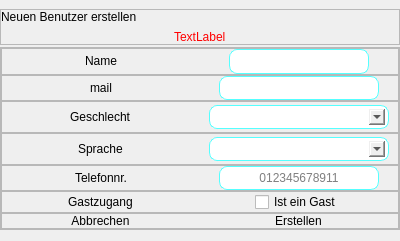
         <widget class="QWidget" name="new_user_page">
          <property name="styleSheet">
           <string notr="true"/>
          </property>
          <layout class="QVBoxLayout" name="verticalLayout_8">
           <property name="spacing">
            <number>2</number>
           </property>
           <property name="leftMargin">
            <number>0</number>
           </property>
           <property name="topMargin">
            <number>9</number>
           </property>
           <property name="rightMargin">
            <number>0</number>
           </property>
           <item>
            <widget class="QFrame" name="newuser_head_frame">
             <property name="frameShape">
              <enum>QFrame::StyledPanel</enum>
             </property>
             <property name="frameShadow">
              <enum>QFrame::Raised</enum>
             </property>
             <layout class="QVBoxLayout" name="verticalLayout_7">
              <property name="leftMargin">
               <number>0</number>
              </property>
              <property name="topMargin">
               <number>0</number>
              </property>
              <property name="rightMargin">
               <number>0</number>
              </property>
              <property name="bottomMargin">
               <number>0</number>
              </property>
              <item alignment="Qt::AlignLeft|Qt::AlignVCenter">
               <widget class="QLabel" name="newuser_head_label">
                <property name="styleSheet">
                 <string notr="true">font: 13pt &quot;Ethnocentric&quot;;</string>
                </property>
                <property name="text">
                 <string>Neuen Benutzer erstellen</string>
                </property>
               </widget>
              </item>
              <item alignment="Qt::AlignHCenter|Qt::AlignVCenter">
               <widget class="QLabel" name="newuser_error_label">
                <property name="styleSheet">
                 <string notr="true">color: rgb(255, 0, 0);</string>
                </property>
                <property name="text">
                 <string>TextLabel</string>
                </property>
               </widget>
              </item>
             </layout>
            </widget>
           </item>
           <item alignment="Qt::AlignHCenter">
            <widget class="QFrame" name="newuser_mainframe">
             <property name="sizePolicy">
              <sizepolicy hsizetype="Expanding" vsizetype="Expanding">
               <horstretch>0</horstretch>
               <verstretch>0</verstretch>
              </sizepolicy>
             </property>
             <property name="minimumSize">
              <size>
               <width>400</width>
               <height>0</height>
              </size>
             </property>
             <property name="styleSheet">
              <string notr="true">
font: 8pt &quot;Ethnocentric&quot;;
QLineEdit{
	border: 1px solid;
	border-color:rgb(85, 255, 255);
	border-radius: 8px;
text-align: center;
}
QComboBox{
	padding: 3px;
	text-align:center;
	margin: 3px;
	border: 1px solid;
	border-color:rgb(85, 255, 255);
	border-radius: 8px;
}</string>
             </property>
             <property name="frameShape">
              <enum>QFrame::StyledPanel</enum>
             </property>
             <property name="frameShadow">
              <enum>QFrame::Raised</enum>
             </property>
             <layout class="QGridLayout" name="gridLayout_3">
              <property name="leftMargin">
               <number>0</number>
              </property>
              <property name="topMargin">
               <number>0</number>
              </property>
              <property name="rightMargin">
               <number>0</number>
              </property>
              <property name="bottomMargin">
               <number>0</number>
              </property>
              <property name="spacing">
               <number>0</number>
              </property>
              <item row="2" column="0">
               <widget class="QFrame" name="new_gender_frame">
                <property name="frameShape">
                 <enum>QFrame::StyledPanel</enum>
                </property>
                <property name="frameShadow">
                 <enum>QFrame::Raised</enum>
                </property>
                <layout class="QHBoxLayout" name="horizontalLayout_9">
                 <property name="spacing">
                  <number>0</number>
                 </property>
                 <property name="leftMargin">
                  <number>0</number>
                 </property>
                 <property name="topMargin">
                  <number>0</number>
                 </property>
                 <property name="rightMargin">
                  <number>0</number>
                 </property>
                 <property name="bottomMargin">
                  <number>0</number>
                 </property>
                 <item alignment="Qt::AlignHCenter">
                  <widget class="QLabel" name="label_2">
                   <property name="text">
                    <string>Geschlecht</string>
                   </property>
                  </widget>
                 </item>
                 <item alignment="Qt::AlignHCenter|Qt::AlignVCenter">
                  <widget class="QComboBox" name="gender_combobox">
                   <property name="minimumSize">
                    <size>
                     <width>186</width>
                     <height>24</height>
                    </size>
                   </property>
                   <property name="styleSheet">
                    <string notr="true">QComboBox{
	padding: 3px;
	text-align:center;
	margin: 3px;
	border: 1px solid;
	border-color:rgb(85, 255, 255);
	border-radius: 8px;
}</string>
                   </property>
                   <property name="currentText">
                    <string/>
                   </property>
                   <property name="currentIndex">
                    <number>-1</number>
                   </property>
                  </widget>
                 </item>
                </layout>
               </widget>
              </item>
              <item row="6" column="0">
               <widget class="QFrame" name="frame_5">
                <property name="sizePolicy">
                 <sizepolicy hsizetype="Preferred" vsizetype="Preferred">
                  <horstretch>0</horstretch>
                  <verstretch>0</verstretch>
                 </sizepolicy>
                </property>
                <property name="styleSheet">
                 <string notr="true"/>
                </property>
                <property name="frameShape">
                 <enum>QFrame::StyledPanel</enum>
                </property>
                <property name="frameShadow">
                 <enum>QFrame::Raised</enum>
                </property>
                <layout class="QHBoxLayout" name="horizontalLayout_13">
                 <property name="spacing">
                  <number>0</number>
                 </property>
                 <property name="leftMargin">
                  <number>0</number>
                 </property>
                 <property name="topMargin">
                  <number>0</number>
                 </property>
                 <property name="rightMargin">
                  <number>0</number>
                 </property>
                 <property name="bottomMargin">
                  <number>0</number>
                 </property>
                 <item alignment="Qt::AlignHCenter|Qt::AlignVCenter">
                  <widget class="QPushButton" name="newuser_cancel_btn">
                   <property name="styleSheet">
                    <string notr="true">QPushButton{
border-radius:20px;
border-color: rgb(0, 255, 255);
	border-radius: 10px;
}
QPushButton:hover{
	border-color: rgb(0, 255, 255);
	color: black;
	background-color: rgb(170, 255, 255);
	border-radius: 10px;
}
QPushButton:pressed {
	border-color: rgb(0, 255, 255);
	color: black;	
	background-color: rgb(0, 255, 255);
	border-radius: 10px;
}
	</string>
                   </property>
                   <property name="text">
                    <string>Abbrechen</string>
                   </property>
                  </widget>
                 </item>
                 <item alignment="Qt::AlignHCenter|Qt::AlignVCenter">
                  <widget class="QPushButton" name="newuser_create_btn">
                   <property name="styleSheet">
                    <string notr="true">QPushButton{
border-radius:20px;
border-color: rgb(0, 255, 255);
	border-radius: 10px;
}
QPushButton:hover{
	border-color: rgb(0, 255, 255);
	color: black;
	background-color: rgb(170, 255, 255);
	border-radius: 10px;
}
QPushButton:pressed {
	border-color: rgb(0, 255, 255);
	color: black;	
	background-color: rgb(0, 255, 255);
	border-radius: 10px;
}
	</string>
                   </property>
                   <property name="text">
                    <string>Erstellen</string>
                   </property>
                  </widget>
                 </item>
                </layout>
               </widget>
              </item>
              <item row="0" column="0" alignment="Qt::AlignVCenter">
               <widget class="QFrame" name="frame_3">
                <property name="frameShape">
                 <enum>QFrame::StyledPanel</enum>
                </property>
                <property name="frameShadow">
                 <enum>QFrame::Raised</enum>
                </property>
                <layout class="QHBoxLayout" name="horizontalLayout_12">
                 <property name="spacing">
                  <number>0</number>
                 </property>
                 <property name="leftMargin">
                  <number>0</number>
                 </property>
                 <property name="topMargin">
                  <number>0</number>
                 </property>
                 <property name="rightMargin">
                  <number>0</number>
                 </property>
                 <property name="bottomMargin">
                  <number>0</number>
                 </property>
                 <item alignment="Qt::AlignHCenter|Qt::AlignVCenter">
                  <widget class="QLabel" name="label_5">
                   <property name="text">
                    <string>Name</string>
                   </property>
                  </widget>
                 </item>
                 <item alignment="Qt::AlignHCenter">
                  <widget class="QLineEdit" name="new_username">
                   <property name="minimumSize">
                    <size>
                     <width>140</width>
                     <height>25</height>
                    </size>
                   </property>
                   <property name="styleSheet">
                    <string notr="true">QLineEdit{
	border: 1px solid;
	border-color:rgb(85, 255, 255);
	border-radius: 8px;
text-align: center
}</string>
                   </property>
                   <property name="maxLength">
                    <number>14</number>
                   </property>
                   <property name="alignment">
                    <set>Qt::AlignCenter</set>
                   </property>
                   <property name="placeholderText">
                    <string/>
                   </property>
                  </widget>
                 </item>
                </layout>
               </widget>
              </item>
              <item row="3" column="0">
               <widget class="QFrame" name="frame_4">
                <property name="frameShape">
                 <enum>QFrame::StyledPanel</enum>
                </property>
                <property name="frameShadow">
                 <enum>QFrame::Raised</enum>
                </property>
                <layout class="QHBoxLayout" name="horizontalLayout_14">
                 <property name="spacing">
                  <number>0</number>
                 </property>
                 <property name="leftMargin">
                  <number>0</number>
                 </property>
                 <property name="topMargin">
                  <number>0</number>
                 </property>
                 <property name="rightMargin">
                  <number>0</number>
                 </property>
                 <property name="bottomMargin">
                  <number>0</number>
                 </property>
                 <item alignment="Qt::AlignHCenter">
                  <widget class="QLabel" name="label_6">
                   <property name="text">
                    <string>Sprache</string>
                   </property>
                  </widget>
                 </item>
                 <item alignment="Qt::AlignHCenter|Qt::AlignVCenter">
                  <widget class="QComboBox" name="newuser_lang_box">
                   <property name="minimumSize">
                    <size>
                     <width>186</width>
                     <height>24</height>
                    </size>
                   </property>
                   <property name="styleSheet">
                    <string notr="true">QComboBox{
	padding: 3px;
	text-align:center;
	margin: 3px;
	border: 1px solid;
	border-color:rgb(85, 255, 255);
	border-radius: 8px;
}</string>
                   </property>
                  </widget>
                 </item>
                </layout>
               </widget>
              </item>
              <item row="5" column="0">
               <widget class="QFrame" name="frame_2">
                <property name="frameShape">
                 <enum>QFrame::StyledPanel</enum>
                </property>
                <property name="frameShadow">
                 <enum>QFrame::Raised</enum>
                </property>
                <layout class="QHBoxLayout" name="horizontalLayout_11">
                 <property name="spacing">
                  <number>0</number>
                 </property>
                 <property name="leftMargin">
                  <number>0</number>
                 </property>
                 <property name="topMargin">
                  <number>0</number>
                 </property>
                 <property name="rightMargin">
                  <number>0</number>
                 </property>
                 <property name="bottomMargin">
                  <number>0</number>
                 </property>
                 <item alignment="Qt::AlignHCenter|Qt::AlignVCenter">
                  <widget class="QLabel" name="label_4">
                   <property name="text">
                    <string>Gastzugang</string>
                   </property>
                  </widget>
                 </item>
                 <item alignment="Qt::AlignHCenter|Qt::AlignVCenter">
                  <widget class="QCheckBox" name="guest_checker">
                   <property name="text">
                    <string>Ist ein Gast</string>
                   </property>
                  </widget>
                 </item>
                </layout>
               </widget>
              </item>
              <item row="4" column="0">
               <widget class="QFrame" name="frame">
                <property name="frameShape">
                 <enum>QFrame::StyledPanel</enum>
                </property>
                <property name="frameShadow">
                 <enum>QFrame::Raised</enum>
                </property>
                <layout class="QHBoxLayout" name="horizontalLayout_10">
                 <property name="spacing">
                  <number>0</number>
                 </property>
                 <property name="leftMargin">
                  <number>0</number>
                 </property>
                 <property name="topMargin">
                  <number>0</number>
                 </property>
                 <property name="rightMargin">
                  <number>0</number>
                 </property>
                 <property name="bottomMargin">
                  <number>0</number>
                 </property>
                 <item alignment="Qt::AlignHCenter">
                  <widget class="QLabel" name="label_3">
                   <property name="text">
                    <string>Telefonnr.</string>
                   </property>
                  </widget>
                 </item>
                 <item alignment="Qt::AlignHCenter|Qt::AlignVCenter">
                  <widget class="QLineEdit" name="newuser_number">
                   <property name="minimumSize">
                    <size>
                     <width>160</width>
                     <height>24</height>
                    </size>
                   </property>
                   <property name="maximumSize">
                    <size>
                     <width>16777215</width>
                     <height>16777215</height>
                    </size>
                   </property>
                   <property name="styleSheet">
                    <string notr="true">QLineEdit{
	border: 1px solid;
	border-color:rgb(85, 255, 255);
	border-radius: 8px;
text-align: center
}</string>
                   </property>
                   <property name="maxLength">
                    <number>13</number>
                   </property>
                   <property name="alignment">
                    <set>Qt::AlignCenter</set>
                   </property>
                   <property name="placeholderText">
                    <string>012345678911</string>
                   </property>
                  </widget>
                 </item>
                </layout>
               </widget>
              </item>
              <item row="1" column="0">
               <widget class="QFrame" name="frame_13">
                <property name="frameShape">
                 <enum>QFrame::StyledPanel</enum>
                </property>
                <property name="frameShadow">
                 <enum>QFrame::Raised</enum>
                </property>
                <layout class="QHBoxLayout" name="horizontalLayout_23">
                 <property name="spacing">
                  <number>0</number>
                 </property>
                 <property name="leftMargin">
                  <number>0</number>
                 </property>
                 <property name="topMargin">
                  <number>0</number>
                 </property>
                 <property name="rightMargin">
                  <number>0</number>
                 </property>
                 <property name="bottomMargin">
                  <number>0</number>
                 </property>
                 <item alignment="Qt::AlignHCenter">
                  <widget class="QLabel" name="label_14">
                   <property name="text">
                    <string>mail</string>
                   </property>
                  </widget>
                 </item>
                 <item alignment="Qt::AlignHCenter">
                  <widget class="QLineEdit" name="lineEdit">
                   <property name="minimumSize">
                    <size>
                     <width>160</width>
                     <height>24</height>
                    </size>
                   </property>
                   <property name="styleSheet">
                    <string notr="true">QLineEdit{
	border: 1px solid;
	border-color:rgb(85, 255, 255);
	border-radius: 8px;
text-align: center
}</string>
                   </property>
                  </widget>
                 </item>
                </layout>
               </widget>
              </item>
             </layout>
            </widget>
           </item>
          </layout>
         </widget>
